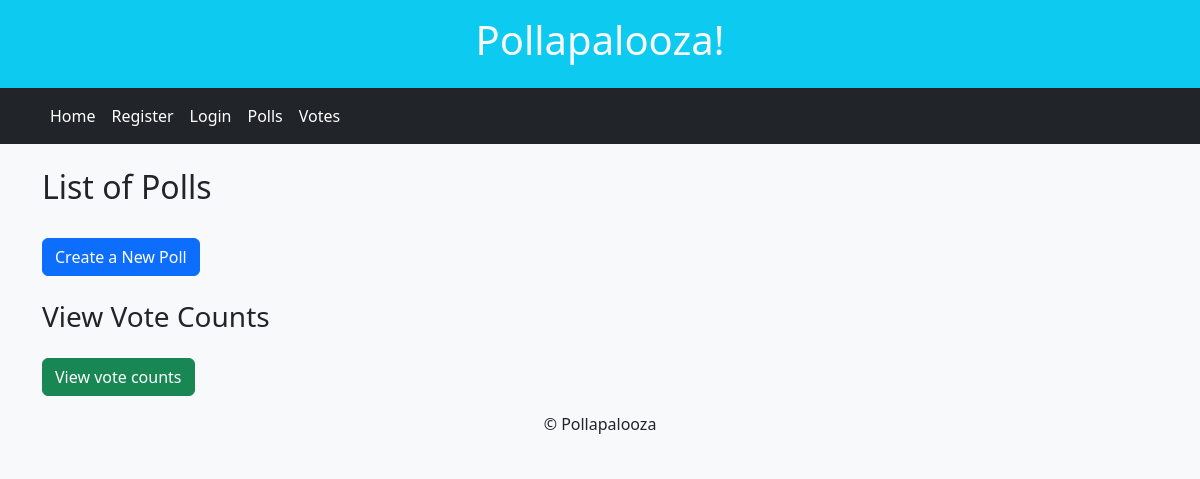
The app's page /polls, older data.
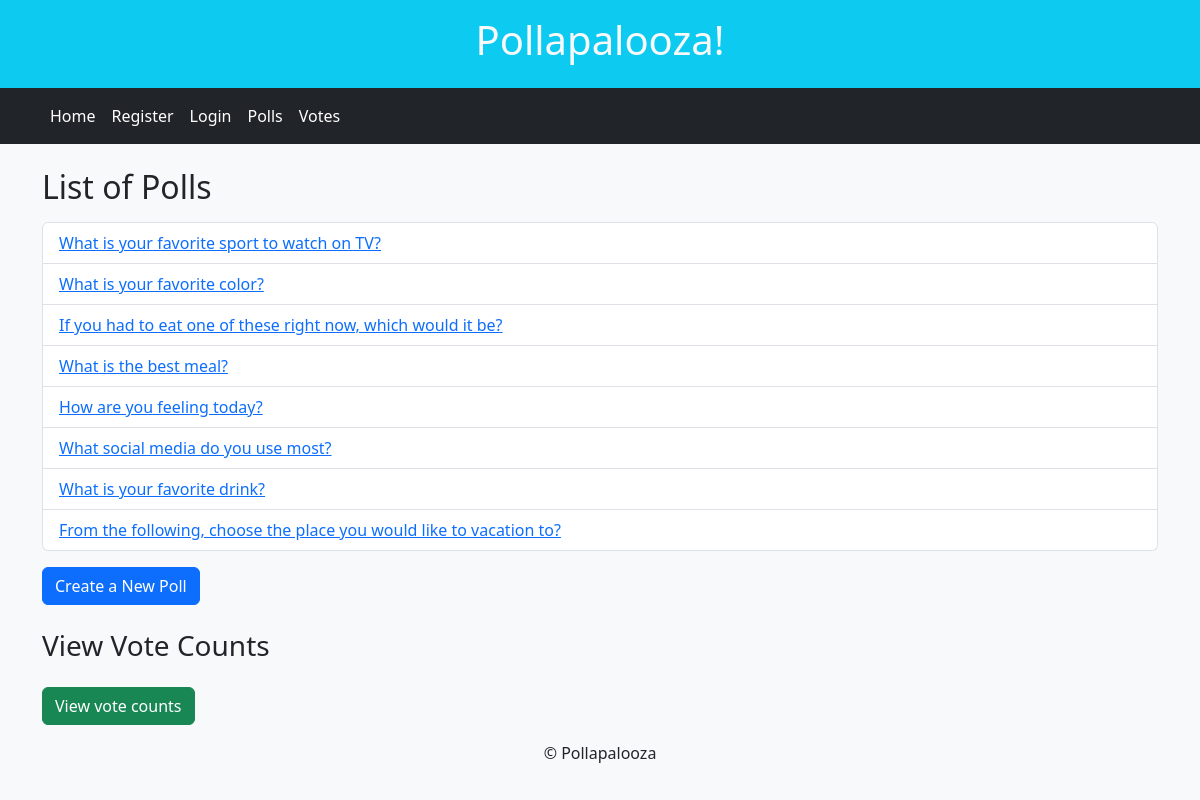
The same page, newer data.
### tables this page shows
CREATE TABLE polls (
            id INTEGER PRIMARY KEY,
            question TEXT NOT NULL
        );

### app.py (the view)
@app.route('/polls')
def list_polls():
    polls = db.get_all_polls()
    return render_template('poll_list.html', polls=polls, poll_id=None)

### app.py (called while the page is built)
@app.context_processor
def inject_db_functions():
    def get_vote_count(option_id):
        return db.get_vote_count(option_id)
    return dict(
        get_vote_count=get_vote_count
    )

### db.py (called while the page is built)
def get_db():
    conn = sqlite3.connect(DATABASE)
    return conn

def get_all_polls():
    conn = get_db()
    cursor = conn.cursor()
    cursor.execute("SELECT id, question FROM polls")
    polls = cursor.fetchall()
    conn.close()
    return polls

### templates/poll_list.html (shortened to what this page needs)
{% extends "base.html" %}
{% block content %}
    <h2 class="mb-3">List of Polls</h2>
    <ul class="list-group">
        {% for poll in polls %}
            <li class="list-group-item">
                <a href="{{ url_for('view_poll', poll_id=poll[0]) }}">{{ poll[1] }}</a>
            </li>
        {% endfor %}
    </ul>
    <a class="btn btn-primary mt-3" href="{{ url_for('create_poll') }}">Create a New Poll</a>
    <h3 class="mt-4">View Vote Counts</h3>
    <a href="{{ url_for('votes') }}" class="btn btn-success mt-3">View vote counts</a>
{% endblock %}

### templates/base.html (shortened to what this page needs)
<!DOCTYPE html>
<html>
<head>
    <link href="https://cdn.jsdelivr.net/npm/bootstrap@5.3.0/dist/css/bootstrap.min.css" rel="stylesheet">
</head>
<body class="bg-light">
    <header class="bg-info text-light text-center py-3">
        <h1>Pollapalooza!</h1>
    </header>
    <nav class="navbar navbar-expand-lg navbar-light bg-dark">
        <div class="container">
            <ul class="navbar-nav">
                <li class="nav-item"><a class="nav-link text-white" href="{{ url_for('index') }}">Home</a></li>
                <li class="nav-item"><a class="nav-link text-white" href="{{ url_for('register') }}">Register</a></li>
                <li class="nav-item"><a class="nav-link text-white" href="{{ url_for('login') }}">Login</a></li>
                <li class="nav-item"><a class="nav-link text-white" href="{{ url_for('list_polls') }}">Polls</a></li>
                <li class="nav-item"><a class="nav-link text-white" href="{{ url_for('votes', poll_id=1) }}">Votes</a></li>
            </ul>
        </div>
    </nav>
    <main class="container mt-4">
        {% block content %}{% endblock %}
    </main>
    <footer class="bg-light text-center py-3">
        &copy; {{ current_year }} Pollapalooza
    </footer>
</body>
</html>

Row changes from the older to the newer data that the page shows:
added polls: question "What is your favorite sport to watch on TV?"
added polls: question "What is your favorite color?"
added polls: question "If you had to eat one of these right now, which would it be?"
added polls: question "What is the best meal?"
added polls: question "How are you feeling today?"
added polls: question "What social media do you use most?"
added polls: question "What is your favorite drink?"
added polls: question "From the following, choose the place you would like to vacation to?"
